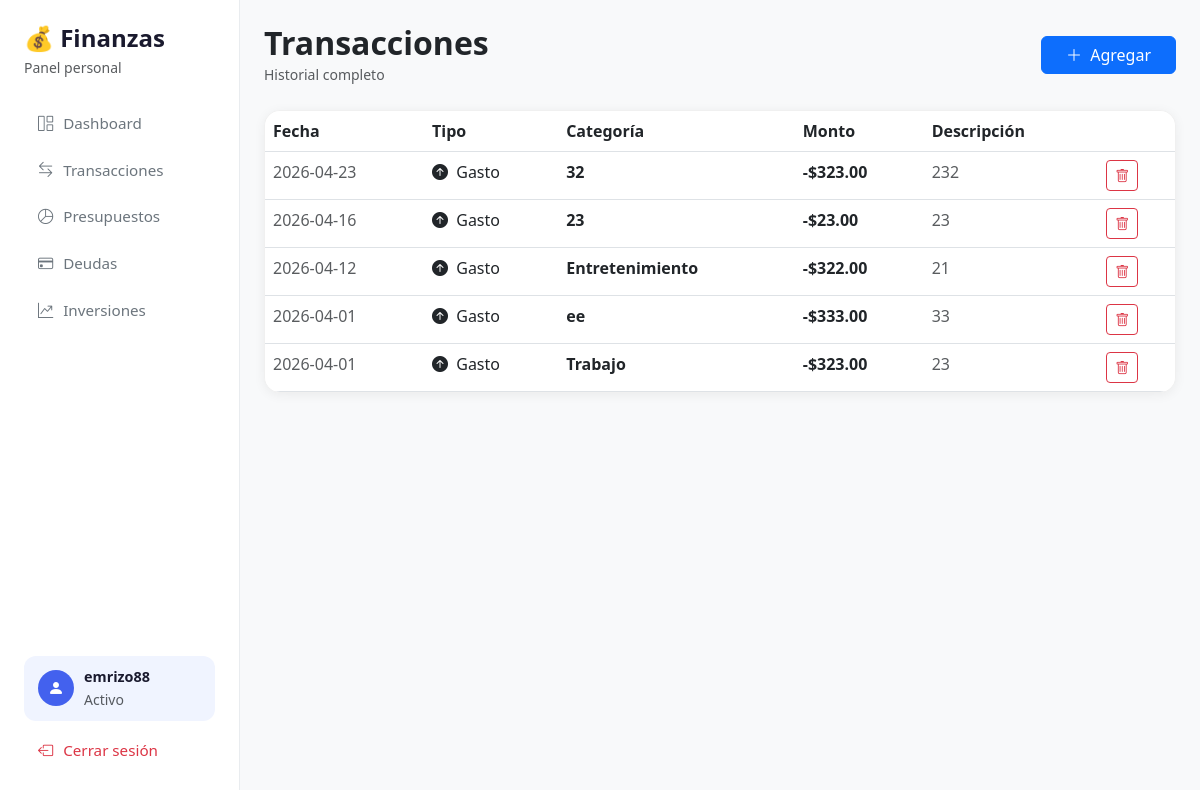
Page /transacciones (signed in) on the earlier database version.
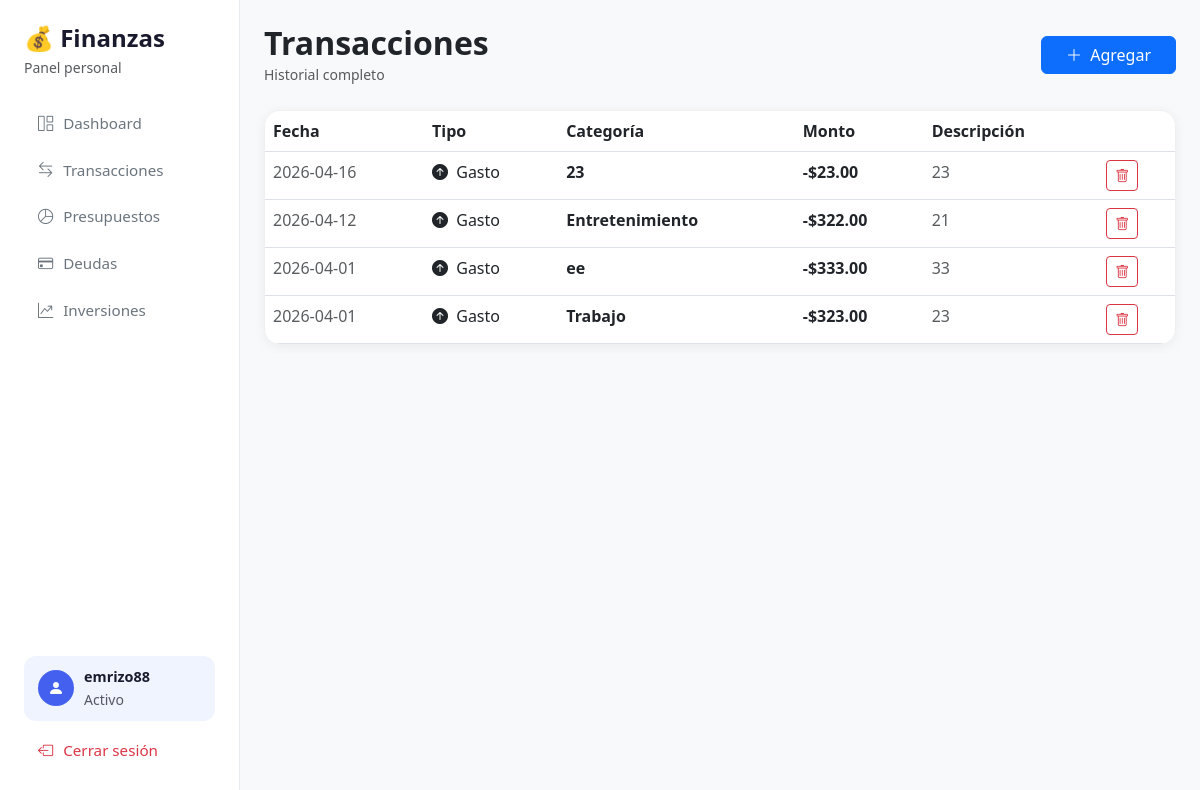
Same page on the later database version.
### tables this page shows
CREATE TABLE transacciones (
            id          INTEGER PRIMARY KEY AUTOINCREMENT,
            user_id     INTEGER NOT NULL REFERENCES users(id),
            fecha       TEXT NOT NULL,
            tipo        TEXT NOT NULL CHECK(tipo IN ('gasto', 'ingreso')),
            categoria   TEXT NOT NULL,
            monto       REAL NOT NULL,
            descripcion TEXT
        );

### app.py (the view)
@app.route('/transacciones')
def transacciones():
    user_id = session['user_id']
    lista = obtener_transacciones(user_id)
    return render_template('transacciones.html', transacciones=lista)

### app.py (called while the page is built)
@app.before_request
def verificar_sesion():
    if request.endpoint in ('login', 'register', 'static'):
        return
    if 'user_id' not in session:
        return redirect(url_for('login'))
    g.username = session.get('username')

### database.py (called while the page is built)
def get_connection():
    conn = sqlite3.connect(DATABASE)
    conn.row_factory = sqlite3.Row
    return conn

def obtener_transacciones(user_id):
    conn = get_connection()
    cursor = conn.cursor()
    cursor.execute('''
        SELECT * FROM transacciones WHERE user_id = ? ORDER BY fecha DESC
    ''', (user_id,))
    transacciones = cursor.fetchall()
    conn.close()
    return transacciones

### templates/transacciones.html (shortened to what this page needs)
{% extends 'base.html' %}
{% block contenido %}
<div class="d-flex justify-content-between align-items-center mb-4">
    <div>
        <h2 class="fw-bold mb-0">Transacciones</h2>
        <small class="text-muted">Historial completo</small>
    </div>
    <button class="btn btn-primary px-4" data-bs-toggle="modal" data-bs-target="#modalTransaccion">
        <i class="bi bi-plus-lg me-1"></i> Agregar
    </button>
</div>
<div class="tabla-card">
    <table class="table table-hover mb-0">
        <thead>
            <tr>
                <th>Fecha</th>
                <th>Tipo</th>
                <th>Categoría</th>
                <th>Monto</th>
                <th>Descripción</th>
                <th></th>
            </tr>
        </thead>
        <tbody>
            {% for t in transacciones %}
            <tr>
                <td class="text-muted">{{ t['fecha'] }}</td>
                <td>
                    <span class="badge-{{ t['tipo'] }}">
                        <i class="bi {{ 'bi-arrow-down-circle-fill' if t['tipo'] == 'ingreso' else 'bi-arrow-up-circle-fill' }} me-1"></i>
                        {{ t['tipo'] | capitalize }}
                    </span>
                </td>
                <td class="fw-semibold">{{ t['categoria'] }}</td>
                <td class="fw-semibold {{ 'color-ingreso' if t['tipo'] == 'ingreso' else 'color-gasto' }}">
                    {{ '+' if t['tipo'] == 'ingreso' else '-' }}${{ '%.2f' | format(t['monto']) }}
                </td>
                <td class="text-muted">{{ t['descripcion'] or '—' }}</td>
                <td>
                    <form action="/transacciones/elminar/{{ t['id'] }}" method="POST">
                        <button type="submit" class="btn btn-outline-danger btn-sm">
                            <i class="bi bi-trash"></i>
                        </button>
                    </form>
                </td>
            </tr>
            {% endfor %}
        </tbody>
    </table>
</div>
{% endblock %}

### templates/base.html (shortened to what this page needs)
<!DOCTYPE html>
<html lang="es">
<head>
    <link href="https://cdn.jsdelivr.net/npm/bootstrap@5.3.0/dist/css/bootstrap.min.css" rel="stylesheet">
    <link href="https://cdn.jsdelivr.net/npm/bootstrap-icons@1.10.5/font/bootstrap-icons.css" rel="stylesheet">
    <link rel="stylesheet" href="{{ url_for('static', filename='css/style.css') }}">
</head>
<body>
<div class="d-flex">
    <nav class="sidebar d-flex flex-column p-4">
        <h4 class="fw-bold mb-1">💰 Finanzas</h4>
        <small class="text-muted mb-4">Panel personal</small>
        <a href="{{ url_for('index') }}" class="nav-link">
            <i class="bi bi-grid-1x2"></i> Dashboard
        </a>
        <a href="{{ url_for('transacciones') }}" class="nav-link">
            <i class="bi bi-arrow-left-right"></i> Transacciones
        </a>
        <a href="{{ url_for('presupuestos_page') }}" class="nav-link">
            <i class="bi bi-pie-chart"></i> Presupuestos
        </a>
        <a href="{{ url_for('deudas') }}" class="nav-link">
            <i class="bi bi-credit-card"></i> Deudas
        </a>
        <a href="{{ url_for('inversiones') }}" class="nav-link">
            <i class="bi bi-graph-up-arrow"></i> Inversiones
        </a>
        <div class="usuario-card mt-auto mb-2">
            <div class="usuario-avatar">
                <i class="bi bi-person-fill"></i>
            </div>
            <div>
                <div class="usuario-nombre">{{ session['username'] }}</div>
                <small class="text-muted">Activo</small>
            </div>
        </div>
        <a href="{{ url_for('logout') }}" class="nav-link text-danger">
            <i class="bi bi-box-arrow-left"></i> Cerrar sesión
        </a>
    </nav>
    <main class="main-content flex-grow-1 p-4">
        {% block contenido %}{% endblock %}
    </main>
</div>
</body>
</html>

### static/css/style.css (style rules this page uses)
body { background-color: #f8f9fa; font-family: 'Segoe UI', system-ui, sans-serif; min-height: 100vh; }
.sidebar { width: 240px; min-height: 100vh; background: #ffffff; border-right: 1px solid #e9ecef; position: sticky; top: 0; }
.sidebar h4 { color: #1a1a2e; }
.sidebar .nav-link { color: #6c757d; border-radius: 10px; padding: 10px 14px; margin-bottom: 4px; font-size: 0.95rem; transition: all 0.2s; display: flex; align-items: center; gap: 10px; }
.main-content { max-width: 1100px; }
.color-gasto { color: #e74c3c; }
.tabla-card { background: #ffffff; border-radius: 16px; overflow: hidden; box-shadow: 0 2px 12px rgba(0,0,0,0.06); border: 1px solid #f0f0f0; }
.usuario-card { display: flex; align-items: center; gap: 10px; background: #f0f4ff; border-radius: 12px; padding: 10px 14px; }
.usuario-avatar { background: #4361ee; color: white; border-radius: 50%; width: 36px; height: 36px; display: flex; align-items: center; justify-content: center; font-size: 1rem; flex-shrink: 0; }
.usuario-nombre { font-weight: 600; font-size: 0.9rem; color: #1a1a2e; }

Differences in the rows shown:
removed transacciones: fecha "2026-04-23", tipo "Gasto", categoria "32", tipo "-", monto "323.00", descripcion "232"
